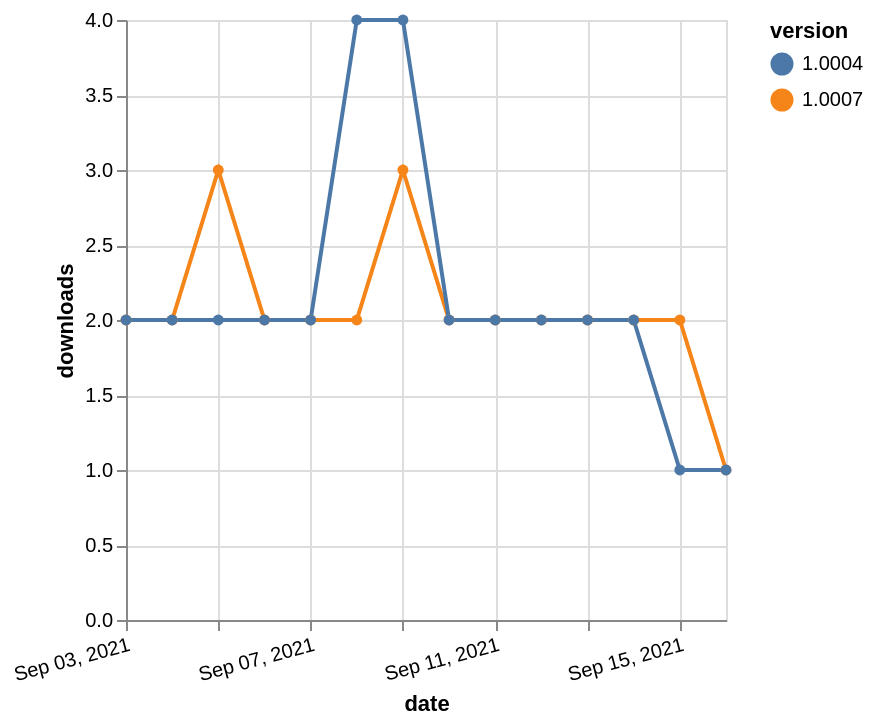

Express this chart as Vega-Lite.
### Vega-Lite specification from a JSON file in a GitHub repository (floating-point values rounded to 4 significant figures)
{"$schema": "https://vega.github.io/schema/vega-lite/v5.json", "description": "A simple bar chart with embedded data.", "data": {"values": [{"date": "2021-09-03", "total": 2190, "delta": 2, "version": "1.0007"}, {"date": "2021-09-04", "total": 2192, "delta": 2, "version": "1.0007"}, {"date": "2021-09-05", "total": 2195, "delta": 3, "version": "1.0007"}, {"date": "2021-09-06", "total": 2197, "delta": 2, "version": "1.0007"}, {"date": "2021-09-07", "total": 2199, "delta": 2, "version": "1.0007"}, {"date": "2021-09-08", "total": 2201, "delta": 2, "version": "1.0007"}, {"date": "2021-09-09", "total": 2204, "delta": 3, "version": "1.0007"}, {"date": "2021-09-10", "total": 2206, "delta": 2, "version": "1.0007"}, {"date": "2021-09-11", "total": 2208, "delta": 2, "version": "1.0007"}, {"date": "2021-09-12", "total": 2210, "delta": 2, "version": "1.0007"}, {"date": "2021-09-13", "total": 2212, "delta": 2, "version": "1.0007"}, {"date": "2021-09-14", "total": 2214, "delta": 2, "version": "1.0007"}, {"date": "2021-09-15", "total": 2216, "delta": 2, "version": "1.0007"}, {"date": "2021-09-16", "total": 2217, "delta": 1, "version": "1.0007"}, {"date": "2021-09-03", "total": 3511, "delta": 2, "version": "1.0004"}, {"date": "2021-09-04", "total": 3513, "delta": 2, "version": "1.0004"}, {"date": "2021-09-05", "total": 3515, "delta": 2, "version": "1.0004"}, {"date": "2021-09-06", "total": 3517, "delta": 2, "version": "1.0004"}, {"date": "2021-09-07", "total": 3519, "delta": 2, "version": "1.0004"}, {"date": "2021-09-08", "total": 3523, "delta": 4, "version": "1.0004"}, {"date": "2021-09-09", "total": 3527, "delta": 4, "version": "1.0004"}, {"date": "2021-09-10", "total": 3529, "delta": 2, "version": "1.0004"}, {"date": "2021-09-11", "total": 3531, "delta": 2, "version": "1.0004"}, {"date": "2021-09-12", "total": 3533, "delta": 2, "version": "1.0004"}, {"date": "2021-09-13", "total": 3535, "delta": 2, "version": "1.0004"}, {"date": "2021-09-14", "total": 3537, "delta": 2, "version": "1.0004"}, {"date": "2021-09-15", "total": 3538, "delta": 1, "version": "1.0004"}, {"date": "2021-09-16", "total": 3539, "delta": 1, "version": "1.0004"}]}, "width": "container", "mark": {"type": "line", "point": {"filled": true}}, "encoding": {"x": {"field": "date", "type": "temporal", "timeUnit": "yearmonthdate", "title": "date", "axis": {"labelAngle": -15}}, "y": {"field": "delta", "type": "quantitative", "title": "downloads"}, "color": {"field": "version", "type": "nominal"}, "tooltip": {"field": "delta"}}}
